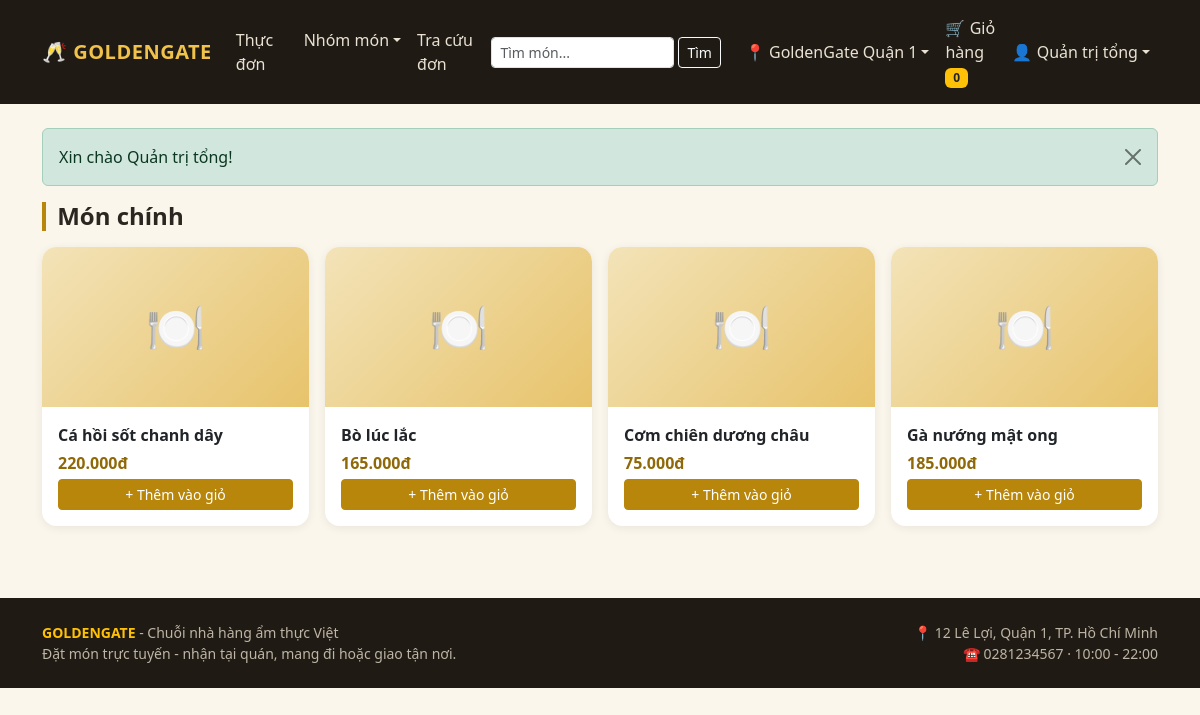
Screenshot of /index.php?action=group&id=2 (signed in) with the database file from the repository.
### tables this page shows
CREATE TABLE chinhanh (
  id INT AUTO_INCREMENT PRIMARY KEY,
  tenchinhanh VARCHAR(100) NOT NULL,
  diachi VARCHAR(255) NOT NULL,
  sodienthoai VARCHAR(15) DEFAULT NULL,
  giomocua TIME NOT NULL DEFAULT '10:00:00',
  giodongcua TIME NOT NULL DEFAULT '22:00:00',
  trangthai TINYINT NOT NULL DEFAULT 1
);

CREATE TABLE monan (
  id INT AUTO_INCREMENT PRIMARY KEY,
  tenmon VARCHAR(255) NOT NULL,
  mota TEXT,
  giaban DECIMAL(12,0) NOT NULL DEFAULT 0,
  hinhanh VARCHAR(255) DEFAULT NULL,
  nhom_id INT NOT NULL,
  luotxem INT NOT NULL DEFAULT 0,
  luotgoi INT NOT NULL DEFAULT 0,
  trangthai TINYINT NOT NULL DEFAULT 1,
  FOREIGN KEY (nhom_id) REFERENCES nhomon(id)
);

### core/helpers.php (called while the page is built, shortened)
<?php
function e($s) { return htmlspecialchars((string)$s, ENT_QUOTES, 'UTF-8'); }
function money($n) { return number_format((float)$n, 0, ',', '.') . 'đ'; }
function current_user() {
    $u = $_SESSION['user'] ?? null;
    return (is_array($u) && isset($u['id'], $u['hoten'], $u['loai'])) ? $u : null;
}
function img_url($name) { return $name ? '../uploads/monan/' . rawurlencode($name) : null; }

### model/db.php (called while the page is built, shortened)
<?php
class DB {
    private static $pdo = null;
    public static function pdo() {
        if (!self::$pdo) {
            $c = cfg('db');
            $dsn = "mysql:host={$c['host']};port={$c['port']};dbname={$c['name']};charset=utf8mb4";
            self::$pdo = new PDO($dsn, $c['user'], $c['pass'], [
                PDO::ATTR_ERRMODE => PDO::ERRMODE_EXCEPTION,
                PDO::ATTR_DEFAULT_FETCH_MODE => PDO::FETCH_ASSOC,
                PDO::ATTR_EMULATE_PREPARES => false,
            ]);
            self::$pdo->exec("SET time_zone = '+07:00'");
        }
        return self::$pdo;
    }
    public static function all($sql, $p = []) { $s = self::pdo()->prepare($sql); $s->execute($p); return $s->fetchAll(); }
    public static function one($sql, $p = []) { $s = self::pdo()->prepare($sql); $s->execute($p); $r = $s->fetch(); return $r ?: null; }
}

### model/chinhanh.php (called while the page is built, shortened)
<?php
class ChiNhanh {
    public static function laySo($id) { return DB::one("SELECT * FROM chinhanh WHERE id=?", [(int)$id]); }
}

### core/bootstrap.php (called while the page is built, shortened)
<?php
spl_autoload_register(function ($class) {
    $f = ROOT . '/model/' . strtolower($class) . '.php';
});
require_once ROOT . '/core/helpers.php';

### model/giohang.php (called while the page is built, shortened)
<?php
class GioHang {
    public static function raw() { return $_SESSION['giohang'] ?? []; }
    public static function dem() { return array_sum(self::raw()); }
}

### model/monan.php (called while the page is built, shortened)
<?php
class MonAn {
    public static function layTheoChiNhanh($cn, $nhom = null, $q = null) {
        $sql = self::SEL . " WHERE m.trangthai = 1 AND mc.conphucvu = 1";
        $p = [(int)$cn];
        if ($nhom) { $sql .= " AND m.nhom_id = ?"; $p[] = (int)$nhom; }
        $sql .= " ORDER BY m.nhom_id, m.luotgoi DESC, m.id";
        return DB::all($sql, $p);
    }
}

### public/inc/card.php (the view, shortened to what this page needs)
<?php
function card_mon($m, $here, $lyDo = null) {
    $img = img_url($m['hinhanh']);
    $ton = (int)($m['soluongton'] ?? 0);
    ob_start(); ?>
    <div class="col-6 col-md-4 col-lg-3">
      <div class="card card-mon">
        <a href="index.php?action=detail&id=<?= (int)$m['id'] ?>" class="text-decoration-none">
          <?php if ($img): ?><img class="mon-img" src="<?= e($img) ?>" alt="<?= e($m['tenmon']) ?>">
          <?php else: ?><div class="mon-ph">🍽️</div><?php endif; ?>
        </a>
        <div class="card-body d-flex flex-column">
          <a href="index.php?action=detail&id=<?= (int)$m['id'] ?>" class="text-dark text-decoration-none fw-semibold"><?= e($m['tenmon']) ?></a>
          <div class="price my-1"><?= money($m['giaban']) ?></div>
          <div class="mt-auto">
            <?php if ($ton <= 0): ?>
              <button class="btn btn-secondary btn-sm w-100" disabled>Tạm hết</button>
            <?php else: ?>
              <form method="post" action="index.php">
                <button class="btn btn-gg btn-sm w-100">+ Thêm vào giỏ</button>
              </form>
            <?php endif; ?>
          </div>
        </div>
      </div>
    </div>
    <?php return ob_get_clean();
}

### public/inc/top.php (shortened to what this page needs)
<?php require_once __DIR__ . '/card.php'; ?>
<!DOCTYPE html>
<html lang="vi">
<head>
  <link href="https://cdn.jsdelivr.net/npm/bootstrap@5.3.3/dist/css/bootstrap.min.css" rel="stylesheet">
  <link href="assets/gg.css" rel="stylesheet">
</head>
<body>
<nav class="navbar navbar-expand-lg navbar-gg navbar-dark sticky-top">
  <div class="container">
    <a class="navbar-brand" href="index.php">🥂 GOLDENGATE</a>
    <div class="collapse navbar-collapse" id="nav">
      <ul class="navbar-nav me-auto">
        <li class="nav-item"><a class="nav-link" href="index.php">Thực đơn</a></li>
        <li class="nav-item dropdown">
          <a class="nav-link dropdown-toggle" href="#" data-bs-toggle="dropdown">Nhóm món</a>
        </li>
        <li class="nav-item"><a class="nav-link" href="index.php?action=tracuu">Tra cứu đơn</a></li>
      </ul>
      <form class="d-flex me-3" method="get" action="index.php">
        <input class="form-control form-control-sm me-1" name="q" placeholder="Tìm món..." value="<?= e($_GET['q'] ?? '') ?>">
        <button class="btn btn-sm btn-outline-light">Tìm</button>
      </form>
      <ul class="navbar-nav align-items-lg-center">
        <li class="nav-item dropdown">
          <a class="nav-link dropdown-toggle" href="#" data-bs-toggle="dropdown">📍 <?= e($cb['tenchinhanh'] ?? 'Chọn chi nhánh') ?></a>
        </li>
        <li class="nav-item"><a class="nav-link" href="index.php?action=giohang">🛒 Giỏ hàng <span class="badge bg-warning text-dark"><?= (int)$soGio ?></span></a></li>
        <?php if ($user): ?>
          <li class="nav-item dropdown">
            <a class="nav-link dropdown-toggle" href="#" data-bs-toggle="dropdown">👤 <?= e($user['hoten']) ?></a>
          </li>
        <?php else: ?>
          <li class="nav-item"><a class="nav-link" href="index.php?action=dangnhap">Đăng nhập</a></li>
          <li class="nav-item"><a class="btn btn-sm btn-gg ms-lg-2" href="index.php?action=dangky">Đăng ký</a></li>
        <?php endif; ?>
      </ul>
    </div>
  </div>
</nav>
<main class="container py-4">
<?php foreach (take_flash() as [$t, $msg]): ?>
  <div class="alert alert-<?= e($t) ?> alert-dismissible fade show"><?= e($msg) ?><button class="btn-close" data-bs-dismiss="alert"></button></div>
<?php endforeach; ?>

### public/group.php (shortened to what this page needs)
<?php include 'inc/top.php'; ?>
<h4 class="section-title mb-3"><?= e($heading) ?></h4>
<div class="row g-3">
  <?php foreach ($mons as $m) echo card_mon($m, $here); ?>
</div>
<?php include 'inc/bottom.php'; ?>

### public/inc/bottom.php (shortened to what this page needs)
</main>
<footer class="py-4 mt-5">
  <div class="container small">
    <div class="row">
      <div class="col-md-6"><strong class="text-warning">GOLDENGATE</strong> - Chuỗi nhà hàng ẩm thực Việt<br>Đặt món trực tuyến - nhận tại quán, mang đi hoặc giao tận nơi.</div>
      <div class="col-md-6 text-md-end">
        <?php if (!empty($cb)): ?>📍 <?= e($cb['diachi']) ?><br>☎ <?= e($cb['sodienthoai']) ?> · <?= substr($cb['giomocua'], 0, 5) ?> - <?= substr($cb['giodongcua'], 0, 5) ?><?php endif; ?>
      </div>
    </div>
  </div>
</footer>
</body>
</html>

### public/assets/gg.css (style rules this page uses)
:root { --gg-gold:#b8860b; --gg-gold-d:#8f6808; --gg-dark:#1f1a14; --gg-cream:#fbf6ec; }
body { background: var(--gg-cream); color:#2b2620; }
.navbar-gg { background: var(--gg-dark); }
.navbar-gg .navbar-brand { color: #f0c24b; font-weight:700; letter-spacing:.5px; }
.navbar-gg .nav-link, .navbar-gg .btn-link { color:#e9e2d3; }
.btn-gg { background: var(--gg-gold); border-color: var(--gg-gold); color:#fff; }
.card-mon { border:0; border-radius:.9rem; box-shadow:0 2px 10px rgba(0,0,0,.07); transition: transform .15s; height:100%; }
.mon-ph { height:160px; border-radius:.9rem .9rem 0 0; display:flex; align-items:center; justify-content:center; font-size:3rem; background: linear-gradient(135deg,#f3e3b8,#e7c36b); }
.price { color: var(--gg-gold-d); font-weight:700; }
.section-title { border-left:4px solid var(--gg-gold); padding-left:.7rem; font-weight:700; }
footer { background: var(--gg-dark); color:#bdb5a5; }

### rows the page displays
chinhanh: tenchinhanh "GoldenGate Quận 1", diachi "12 Lê Lợi, Quận 1, TP. Hồ Chí Minh", sodienthoai "0281234567", giomocua "10:00", giodongcua "22:00"
monan: tenmon "Cá hồi sốt chanh dây", giaban "220.000đ"
monan: tenmon "Bò lúc lắc", giaban "165.000đ"
monan: tenmon "Cơm chiên dương châu", giaban "75.000đ"
monan: tenmon "Gà nướng mật ong", giaban "185.000đ"

### other values shown
$soGio "0"
$user['hoten'] "Quản trị tổng"
$msg "Xin chào Quản trị tổng!"
$heading "Món chính"
